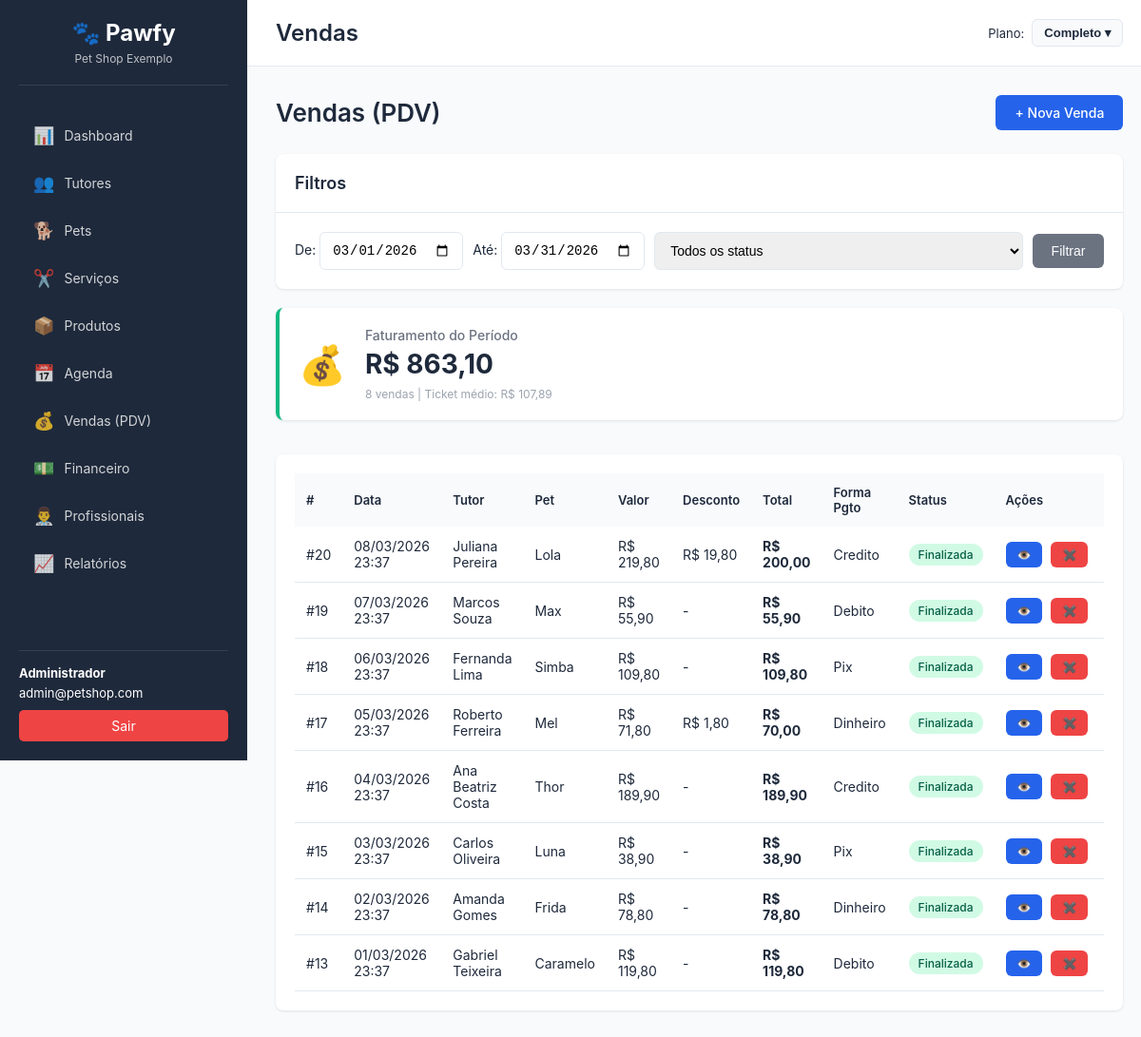
The page /?page=vendas (signed in) on the database its author committed.
### tables this page shows
CREATE TABLE IF NOT EXISTS vendas (
    id INT AUTO_INCREMENT PRIMARY KEY,
    company_id INT NOT NULL,
    tutor_id INT,
    pet_id INT,
    valor_total DECIMAL(10,2) NOT NULL,
    desconto DECIMAL(10,2) DEFAULT 0,
    valor_final DECIMAL(10,2) NOT NULL,
    forma_pagamento ENUM('dinheiro', 'debito', 'credito', 'pix', 'boleto', 'outros') NOT NULL,
    status ENUM('finalizada', 'cancelada') DEFAULT 'finalizada',
    observacoes TEXT,
    data TIMESTAMP DEFAULT CURRENT_TIMESTAMP,
    data_atualizacao TIMESTAMP DEFAULT CURRENT_TIMESTAMP ON UPDATE CURRENT_TIMESTAMP,
    FOREIGN KEY (company_id) REFERENCES companies(id) ON DELETE CASCADE,
    FOREIGN KEY (tutor_id) REFERENCES tutors(id) ON DELETE SET NULL,
    FOREIGN KEY (pet_id) REFERENCES pets(id) ON DELETE SET NULL,
    INDEX idx_company (company_id),
    INDEX idx_data (data),
    INDEX idx_status (status)
);

CREATE TABLE IF NOT EXISTS tutors (
    id INT AUTO_INCREMENT PRIMARY KEY,
    company_id INT NOT NULL,
    nome VARCHAR(255) NOT NULL,
    cpf VARCHAR(14),
    telefone VARCHAR(20),
    whatsapp VARCHAR(20),
    email VARCHAR(255),
    endereco TEXT,
    cidade VARCHAR(100),
    estado VARCHAR(2),
    cep VARCHAR(10),
    observacoes TEXT,
    status ENUM('ativo', 'inativo') DEFAULT 'ativo',
    data_criacao TIMESTAMP DEFAULT CURRENT_TIMESTAMP,
    data_atualizacao TIMESTAMP DEFAULT CURRENT_TIMESTAMP ON UPDATE CURRENT_TIMESTAMP,
    FOREIGN KEY (company_id) REFERENCES companies(id) ON DELETE CASCADE,
    INDEX idx_company (company_id),
    INDEX idx_nome (nome),
    INDEX idx_telefone (telefone)
);

CREATE TABLE IF NOT EXISTS pets (
    id INT AUTO_INCREMENT PRIMARY KEY,
    company_id INT NOT NULL,
    tutor_id INT NOT NULL,
    nome VARCHAR(255) NOT NULL,
    especie ENUM('cachorro', 'gato', 'passaro', 'roedor', 'reptil', 'outro') NOT NULL,
    raca VARCHAR(100),
    sexo ENUM('macho', 'femea') NOT NULL,
    data_nascimento DATE,
    peso DECIMAL(8,2),
    cor VARCHAR(50),
    porte ENUM('mini', 'pequeno', 'medio', 'grande', 'gigante'),
    observacoes TEXT,
    status ENUM('ativo', 'inativo', 'falecido') DEFAULT 'ativo',
    data_criacao TIMESTAMP DEFAULT CURRENT_TIMESTAMP,
    data_atualizacao TIMESTAMP DEFAULT CURRENT_TIMESTAMP ON UPDATE CURRENT_TIMESTAMP,
    FOREIGN KEY (company_id) REFERENCES companies(id) ON DELETE CASCADE,
    FOREIGN KEY (tutor_id) REFERENCES tutors(id) ON DELETE CASCADE,
    INDEX idx_company (company_id),
    INDEX idx_tutor (tutor_id),
    INDEX idx_nome (nome)
);

### database/connection.php (called while the page is built, shortened)
<?php
require_once __DIR__ . '/../config/config.php';
class Database {
    private static $instance = null;
    private $connection;
    private function __construct() {
        try {
            $dsn = "mysql:host=" . DB_HOST . ";dbname=" . DB_NAME . ";charset=" . DB_CHARSET;
            $options = [
                PDO::ATTR_ERRMODE => PDO::ERRMODE_EXCEPTION,
                PDO::ATTR_DEFAULT_FETCH_MODE => PDO::FETCH_ASSOC,
                PDO::ATTR_EMULATE_PREPARES => false,
                PDO::MYSQL_ATTR_INIT_COMMAND => "SET NAMES " . DB_CHARSET
            ];
            $this->connection = new PDO($dsn, DB_USER, DB_PASS, $options);
        } catch (PDOException $e) {
            die("Erro na conexão com o banco de dados: " . $e->getMessage());
        }
    }
    public static function getInstance() {
        if (self::$instance === null) {
            self::$instance = new self();
        }
        return self::$instance;
    }
    public function query($sql, $params = []) {
        try {
            $stmt = $this->connection->prepare($sql);
            $stmt->execute($params);
            return $stmt->fetchAll();
        } catch (PDOException $e) {
            error_log("Erro na query: " . $e->getMessage());
            return false;
        }
    }
    public function queryOne($sql, $params = []) {
        try {
            $stmt = $this->connection->prepare($sql);
            $stmt->execute($params);
            return $stmt->fetch();
        } catch (PDOException $e) {
            error_log("Erro na query: " . $e->getMessage());
            return false;
        }
    }
}

### config/config.php (called while the page is built, shortened)
<?php
function getCompanyId() {
    return $_SESSION['company_id'] ?? null;
}
function formatarMoeda($valor) {
    return 'R$ ' . number_format($valor, 2, ',', '.');
}

### classes/Venda.class.php (called while the page is built, shortened)
<?php
require_once __DIR__ . '/../database/connection.php';
class Venda {
    private $db;
    private $company_id;
    public function __construct($company_id = null) {
        $this->db = Database::getInstance();
        $this->company_id = $company_id ?? getCompanyId();
    }
    public function getAll($filtros = []) {
        $sql = "SELECT v.*,
                t.nome as tutor_nome,
                p.nome as pet_nome
                FROM vendas v
                LEFT JOIN tutors t ON v.tutor_id = t.id
                LEFT JOIN pets p ON v.pet_id = p.id
                WHERE v.company_id = :company_id";
        $params = [':company_id' => $this->company_id];
        if (isset($filtros['data_inicio']) && isset($filtros['data_fim'])) {
            $sql .= " AND DATE(v.data) BETWEEN :data_inicio AND :data_fim";
            $params[':data_inicio'] = $filtros['data_inicio'];
            $params[':data_fim'] = $filtros['data_fim'];
        }
        $sql .= " ORDER BY v.data DESC";
        return $this->db->query($sql, $params);
    }
    public function getFaturamentoPorPeriodo($data_inicio, $data_fim) {
        $sql = "SELECT
                    COUNT(*) as total_vendas,
                    SUM(valor_final) as faturamento_total,
                    AVG(valor_final) as ticket_medio
                FROM vendas
                WHERE company_id = :company_id
                AND DATE(data) BETWEEN :data_inicio AND :data_fim
                AND status = 'finalizada'";
        $params = [
            ':company_id' => $this->company_id,
            ':data_inicio' => $data_inicio,
            ':data_fim' => $data_fim
        ];
        return $this->db->queryOne($sql, $params);
    }
}

### views/vendas/list.php (the view, shortened to what this page needs)
<div class="page-header">
    <h2>Vendas (PDV)</h2>
    <a href="?page=vendas&action=create" class="btn btn-primary">+ Nova Venda</a>
</div>
<div class="card">
    <div class="card-header"><h3>Filtros</h3></div>
    <div class="card-body">
        <form method="GET" class="form-inline">
            <label>De: <input type="date" name="data_inicio" value="<?= htmlspecialchars($_GET['data_inicio'] ?? date('Y-m-01')) ?>" class="form-control"></label>
            <label>Até: <input type="date" name="data_fim" value="<?= htmlspecialchars($_GET['data_fim'] ?? date('Y-m-t')) ?>" class="form-control"></label>
            <select name="status" class="form-control">
                <option value="">Todos os status</option>
            </select>
            <button type="submit" class="btn btn-secondary">Filtrar</button>
        </form>
    </div>
</div>
<?php if (!empty($resumo)): ?>
<div class="dashboard-cards" style="margin-bottom:1rem;">
    <div class="card card-success">
        <div class="card-icon">💰</div>
        <div class="card-content">
            <h3>Faturamento do Período</h3>
            <p class="value"><?= formatarMoeda($resumo['faturamento_total'] ?? 0) ?></p>
            <small><?= $resumo['total_vendas'] ?? 0 ?> vendas | Ticket médio: <?= formatarMoeda($resumo['ticket_medio'] ?? 0) ?></small>
        </div>
    </div>
</div>
<?php endif; ?>
<div class="card">
    <div class="card-body">
        <?php if (empty($vendas)): ?>
            <p class="text-center">Nenhuma venda encontrada no período.</p>
        <?php else: ?>
        <table class="table">
            <thead>
                <tr><th>#</th><th>Data</th><th>Tutor</th><th>Pet</th><th>Valor</th><th>Desconto</th><th>Total</th><th>Forma Pgto</th><th>Status</th><th>Ações</th></tr>
            </thead>
            <tbody>
                <?php foreach ($vendas as $v): ?>
                <tr>
                    <td>#<?= $v['id'] ?></td>
                    <td><?= date('d/m/Y H:i', strtotime($v['data'])) ?></td>
                    <td><?= htmlspecialchars($v['tutor_nome'] ?? '-') ?></td>
                    <td><?= htmlspecialchars($v['pet_nome'] ?? '-') ?></td>
                    <td><?= formatarMoeda($v['valor_total']) ?></td>
                    <td><?= $v['desconto'] > 0 ? formatarMoeda($v['desconto']) : '-' ?></td>
                    <td><strong><?= formatarMoeda($v['valor_final']) ?></strong></td>
                    <td><?= ucfirst($v['forma_pagamento']) ?></td>
                    <td>
                        <span class="badge badge-<?= $v['status'] == 'finalizada' ? 'success' : 'danger' ?>">
                            <?= ucfirst($v['status']) ?>
                        </span>
                    </td>
                    <td class="actions">
                        <a href="?page=vendas&action=view&id=<?= $v['id'] ?>" class="btn btn-sm btn-info" title="Ver detalhes">👁️</a>
                        <?php if ($v['status'] == 'finalizada'): ?>
                        <a href="?page=vendas&action=cancelar&id=<?= $v['id'] ?>" class="btn btn-sm btn-danger" title="Cancelar" onclick="return confirm('Cancelar esta venda? O estoque será revertido.')">✖️</a>
                        <?php endif; ?>
                    </td>
                </tr>
                <?php endforeach; ?>
            </tbody>
        </table>
        <?php endif; ?>
    </div>
</div>
<?php
include __DIR__ . '/../template.php';
?>

### public/css/style.css (style rules this page uses)
:root { --primary-color: #2563EB; --secondary-color: #F97316; --success-color: #10B981; --danger-color: #EF4444; --warning-color: #F97316; --info-color: #2563EB; --dark-color: #1E293B; --light-color: #F8FAFC; --border-color: #E2E8F0; --text-color: #1E293B; --sidebar-width: 260px; }
* { margin: 0; padding: 0; box-sizing: border-box; }
body { font-family: -apple-system, BlinkMacSystemFont, 'Segoe UI', Roboto, 'Helvetica Neue', Arial, sans-serif; font-size: 14px; color: var(--text-color); background-color: #F8FAFC; }
.card { background-color: white; border-radius: 8px; box-shadow: 0 1px 3px rgba(0, 0, 0, 0.1); margin-bottom: 20px; }
.card-header { padding: 20px; border-bottom: 1px solid var(--border-color); display: flex; justify-content: space-between; align-items: center; }
.card-header h3 { font-size: 18px; font-weight: 600; }
.card-body { padding: 20px; }
.dashboard-cards { display: grid; grid-template-columns: repeat(auto-fit, minmax(250px, 1fr)); gap: 20px; margin-bottom: 30px; }
.dashboard-cards .card { display: flex; align-items: center; padding: 20px; }
.card-icon { font-size: 40px; margin-right: 20px; }
.card-content h3 { font-size: 14px; color: #6B7280; margin-bottom: 5px; font-weight: 500; }
.card-content .value { font-size: 28px; font-weight: 700; margin-bottom: 5px; }
.card-content small { color: #9CA3AF; font-size: 12px; }
.card-success { border-left: 4px solid var(--success-color); }
.table { width: 100%; border-collapse: collapse; }
.table thead { background-color: var(--light-color); }
.table th { padding: 12px; text-align: left; font-weight: 600; font-size: 13px; color: var(--text-color); }
.table td { padding: 12px; border-bottom: 1px solid var(--border-color); }
.btn { display: inline-block; padding: 10px 20px; border-radius: 6px; text-decoration: none; border: none; cursor: pointer; font-size: 14px; font-weight: 500; transition: all 0.3s; }
.btn-primary { background-color: var(--primary-color); color: white; }
.btn-secondary { background-color: #6B7280; color: white; }
.btn-danger { background-color: var(--danger-color); color: white; }
.btn-info { background-color: var(--info-color); color: white; }
.btn-sm { padding: 6px 12px; font-size: 12px; }
.form-control { width: 100%; padding: 10px 12px; border: 1px solid var(--border-color); border-radius: 6px; font-size: 14px; transition: all 0.3s; }
.form-inline { display: flex; gap: 10px; align-items: center; }
.form-inline .form-control { width: auto; flex: 1; }
.badge { display: inline-block; padding: 4px 10px; border-radius: 12px; font-size: 12px; font-weight: 500; }
.badge-success { background-color: #D1FAE5; color: #065F46; }
.page-header { display: flex; justify-content: space-between; align-items: center; margin-bottom: 25px; }
.page-header h2 { font-size: 26px; font-weight: 600; }
.actions { white-space: nowrap; }
.actions .btn { margin-right: 5px; }

### rows shown on the page
vendas: id "20", data "08/03/2026 23:37", tutor.nome "Juliana Pereira", pet.nome "Lola", valor_total "R$ 219,80", desconto "R$ 19,80", valor_final "R$ 200,00", forma_pagamento "Credito", status "Finalizada"
vendas: id "19", data "07/03/2026 23:37", tutor.nome "Marcos Souza", pet.nome "Max", valor_total "R$ 55,90", valor_final "R$ 55,90", forma_pagamento "Debito", status "Finalizada"
vendas: id "18", data "06/03/2026 23:37", tutor.nome "Fernanda Lima", pet.nome "Simba", valor_total "R$ 109,80", valor_final "R$ 109,80", forma_pagamento "Pix", status "Finalizada"
vendas: id "17", data "05/03/2026 23:37", tutor.nome "Roberto Ferreira", pet.nome "Mel", valor_total "R$ 71,80", desconto "R$ 1,80", valor_final "R$ 70,00", forma_pagamento "Dinheiro", status "Finalizada"
vendas: id "16", data "04/03/2026 23:37", tutor.nome "Ana Beatriz Costa", pet.nome "Thor", valor_total "R$ 189,90", valor_final "R$ 189,90", forma_pagamento "Credito", status "Finalizada"
vendas: id "15", data "03/03/2026 23:37", tutor.nome "Carlos Oliveira", pet.nome "Luna", valor_total "R$ 38,90", valor_final "R$ 38,90", forma_pagamento "Pix", status "Finalizada"
vendas: id "14", data "02/03/2026 23:37", tutor.nome "Amanda Gomes", pet.nome "Frida", valor_total "R$ 78,80", valor_final "R$ 78,80", forma_pagamento "Dinheiro", status "Finalizada"
vendas: id "13", data "01/03/2026 23:37", tutor.nome "Gabriel Teixeira", pet.nome "Caramelo", valor_total "R$ 119,80", valor_final "R$ 119,80", forma_pagamento "Debito", status "Finalizada"

### other values the page prints
$_SESSION['company_name'] "Pet Shop Exemplo"
$_SESSION['user_name'] "Administrador"
$_SESSION['user_email'] "admin@petshop.com"
$page_title "Vendas"
PLANOS[$_SESSION['plano'] ?? 'completo']['nome'] "Completo"
formatarMoeda($resumo['faturamento_total'] ?? 0) "R$ 863,10"
$resumo['total_vendas'] "8"
formatarMoeda($resumo['ticket_medio'] ?? 0) "R$ 107,89"
